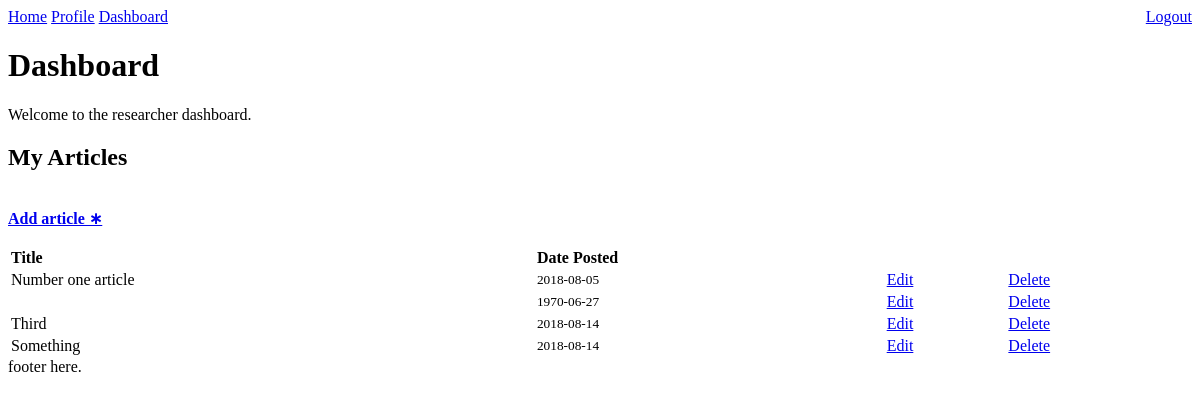
Before: /dashboard.php (signed in) with the older database file.
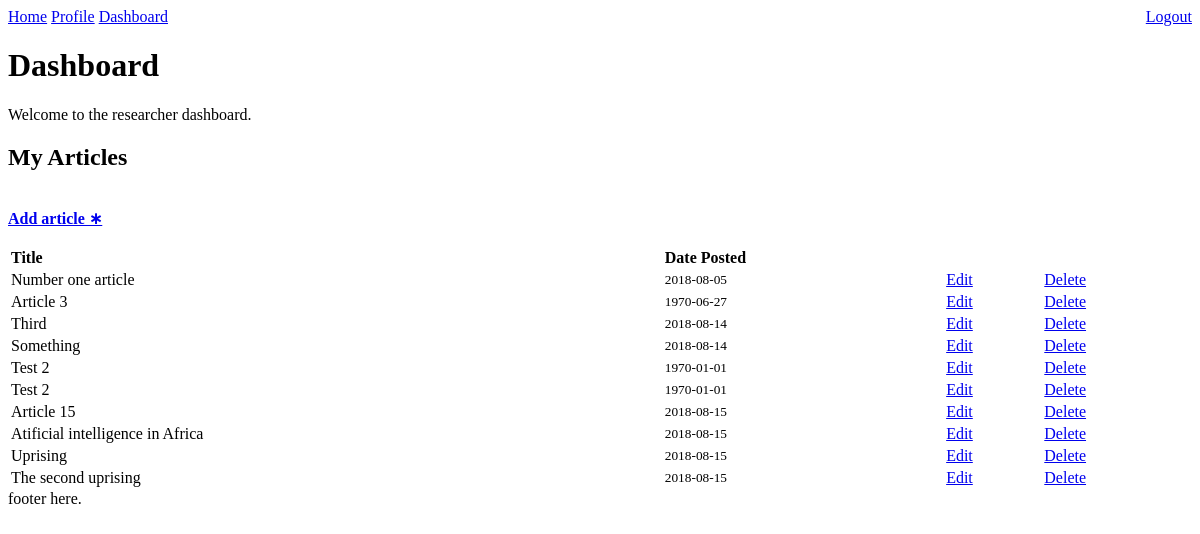
After: the same page with the newer database file.
### tables this page shows
CREATE TABLE `articles` (
  `article_id` int(11) NOT NULL,
  `article_title` varchar(255) NOT NULL,
  `article_author` varchar(255) NOT NULL,
  `article_content` text NOT NULL,
  `article_timestamp` int(11) NOT NULL,
  `article_url` varchar(255) NOT NULL
);

### assets/php/fetch_data.php (called while the page is built, shortened)
<?php
    include './assets/php/connection.php';
    $articles = array();
    $query = "SELECT * FROM articles";
    $articles_from_db = mysqli_query($dbc, $query);
?>

### assets/php/classes/article.php (called while the page is built, shortened)
<?php
    class Article{
        var $id;
        var $title;
        var $date;
        function __construct(){
            $this -> id = null;
            $this -> title = 'Untitled';
            $this -> date = new DateTime();
        }
        function set_details($id, $title, $authors, $abstract, $date){
            $this->id = $id;
            $this->title = $title;
            $this->date = $date;
        }
        function get_id(){
            return $this->id;
        }
        function get_title(){
            return $this->title;
        }
        function get_date(){
            return $this->date;
        }
    }
?>

### assets/php/dependencies.php (called while the page is built)
<?php
    include './assets/php/fetch_data.php';
?>

### assets/php/researcher_dashboard.php (the view)
<?php
    echo "Welcome to the researcher dashboard.";
?>
 <h2>My Articles</h2>
    <br>  <table style="width:100%">
  <tr>
    <th style="text-align: left;">Title</th>
    <th style="text-align: left;">Date Posted</th>
    <th style="text-align: left;"></th>
  </tr>
  <b><a href="includes/add.php">Add article &lowast;</a></b>
    <br><br>
 <?php
    foreach ($articles as $article):
        ?>
       <tr>
    <td><?php echo $article->get_title(); ?></td>
    <td><small><?php echo date("Y-m-d",$article->get_date()); ?></small></td>
    <td><a href=<?php $i = $article->get_id(); echo "./includes/edit.php?edit=$i";?>>Edit</a></td>
    <td><a href=<?php $i = $article->get_id(); echo "./includes/delete.php?edit=$i";?>>Delete</a></td>
     </tr>
    <?php endforeach;?>
    </table>

Changed rows visible on the page:
changed articles: article_title (not shown) → "Article 3"
added articles: article_title "Test 2", article_timestamp "1970-01-01"
added articles: article_title "Test 2", article_timestamp "1970-01-01"
added articles: article_title "Article 15", article_timestamp "2018-08-15"
added articles: article_title "Atificial intelligence in Africa", article_timestamp "2018-08-15"
added articles: article_title "Uprising", article_timestamp "2018-08-15"
added articles: article_title "The second uprising", article_timestamp "2018-08-15"
